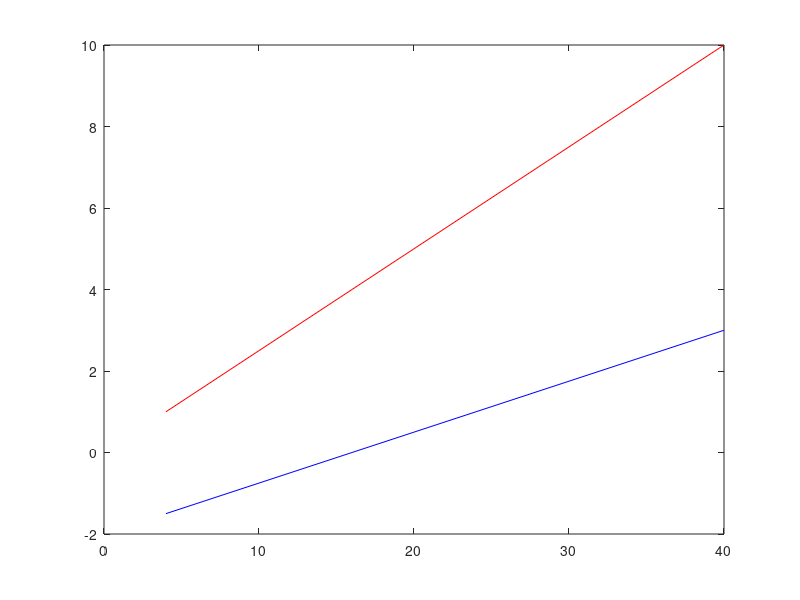

The MATLAB source for this figure: (Note: this script raises an error after producing the figure.)
% testrecessionshades
%
% Test the function to put recession shades.
%
% ..............................................................................
%
% Created: April 26, 2011 by Vasco Curdia
% Updated: July 26, 2011 by Vasco Curdia
% 
% Copyright 2011 by Vasco Curdia


%% Prepare information
x = 1:10;
y = -2+0.5*(1:10);
tid = 4*(1:10);
Rec = [zeros(1,2),ones(1,2),zeros(1,3),ones(1,2),0];

%% Make plots
plot(tid,x,'r')
hold on
plot(tid,y,'b')
hold off
legend('x','y','Location','NW')

%% Add Recession Shades
recessionshades(Rec,'TimeIdx',tid)

%% Make PDF
% If want to test how it looks in pdf, and have epstopdf installed
% print -depsc testplot.eps
% !epstopdf testplot.eps
% winopen testplot.pdf
